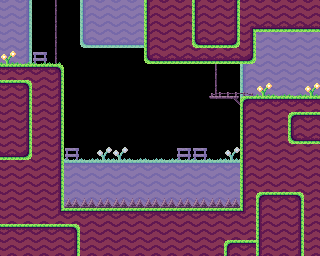

A level layout from a 2D game, rendered from its tile map. Below: a short description, then the map file with its tile-grid data intact:
An orthogonal 20x16 tile map with 16x16 px tiles, 2 tile layers (BackTiles, Tiles) and 13 objects (6x ground, 2x place_allow, player, exit, spike, ...).

<map version="1.10" tiledversion="1.11.2" orientation="orthogonal" renderorder="right-down" width="20" height="16" tilewidth="16" tileheight="16" infinite="0" nextlayerid="6" nextobjectid="92">
 <editorsettings>
  <export target="level10.lua" format="lua" />
 </editorsettings>
 <properties>
  <property name="DEBUG" type="bool" value="false" />
  <property name="crate" type="int" value="0" />
  <property name="dialog_name" value="none" />
  <property name="level_name" value="graceful descent" />
  <property name="orb" type="int" value="1" />
  <property name="platform" type="int" value="1" />
  <property name="springboard" type="int" value="1" />
  <property name="yellowkey" type="int" value="0" />
 </properties>
 <tileset firstgid="1" name="tiles" tilewidth="16" tileheight="16" tilecount="256" columns="16">
  <image source="../graphics/tiles.png" width="256" height="256" />
 </tileset>
 <layer id="5" name="BackTiles" width="20" height="16" tintcolor="#ffffff">
  <data encoding="csv">
23,24,0,66,0,22,23,23,23,0,0,0,0,0,0,0,0,0,0,0,
23,24,0,66,0,22,23,23,23,0,0,0,0,0,0,0,0,0,0,0,
23,24,0,66,0,38,39,39,39,0,0,0,18,0,18,0,23,23,23,23,
23,24,52,66,0,0,0,0,0,0,0,0,0,0,0,23,23,23,23,23,
0,0,0,0,0,0,0,0,0,0,0,0,0,66,0,22,23,23,23,23,
0,18,0,0,0,0,0,0,0,0,0,0,0,66,0,22,23,23,23,23,
0,0,0,0,0,0,0,0,0,0,0,0,0,0,0,22,0,0,0,0,
0,0,0,0,0,0,0,0,0,0,0,0,0,0,0,0,0,0,18,0,
0,0,0,0,0,0,0,0,0,0,0,0,0,0,0,0,0,0,18,0,
0,18,0,0,28,28,27,27,28,28,28,28,28,28,27,0,0,0,0,0,
0,0,0,0,7,7,7,7,7,7,7,7,7,7,7,0,0,0,0,0,
0,0,0,0,23,23,23,23,23,23,23,23,23,23,23,0,0,0,0,0,
0,0,0,0,23,23,23,23,23,23,23,23,23,23,23,0,18,0,18,0,
0,0,0,0,0,0,0,0,0,0,0,0,0,0,0,0,0,0,0,0,
0,0,0,0,18,0,0,0,0,0,0,0,0,0,0,0,0,0,0,0,
0,0,0,0,0,0,0,0,0,0,0,0,0,0,18,0,0,0,0,0
</data>
 </layer>
 <layer id="1" name="Tiles" width="20" height="16">
  <data encoding="csv">
0,0,0,0,0,0,0,0,0,17,18,18,17,18,19,18,18,18,18,18,
0,0,0,0,0,0,0,0,0,17,18,18,17,18,19,20,34,34,34,34,
0,0,0,0,0,0,0,0,0,17,18,18,33,34,35,19,0,0,0,0,
68,69,69,85,0,0,0,0,0,33,34,34,34,34,34,35,0,0,0,0,
2,2,2,3,0,0,0,0,0,0,0,0,0,0,0,0,0,0,0,0,
2,3,18,19,0,0,0,0,0,0,0,0,0,101,102,103,68,69,69,68,
18,19,18,19,0,0,0,0,0,0,0,0,0,65,51,1,2,2,2,2,
18,19,18,19,0,0,0,0,0,0,0,0,0,0,0,17,18,18,1,2,
18,19,18,19,0,0,0,0,0,0,0,0,0,0,0,17,18,18,33,34,
34,35,18,19,52,0,0,0,0,0,0,52,52,0,0,17,18,18,18,18,
18,18,18,19,0,0,0,0,0,0,0,0,0,0,0,17,18,18,18,18,
18,18,18,19,0,0,0,0,0,0,0,0,0,0,0,17,18,18,18,18,
18,18,18,19,81,81,81,81,81,81,81,81,81,81,81,17,1,2,3,18,
18,18,18,36,2,2,2,2,2,2,2,2,2,2,2,37,17,18,19,18,
2,2,2,2,3,18,18,18,18,18,18,18,18,18,18,18,17,18,19,18,
18,18,18,18,19,18,18,18,18,18,18,18,18,18,1,2,17,18,19,18
</data>
 </layer>
 <objectgroup id="2" name="Objects">
  <object id="4" type="player" x="24" y="48" width="16" height="16" />
  <object id="6" type="exit" x="280" y="80" width="16" height="16" />
  <object id="58" type="ground" x="0" y="208" width="320" height="48" />
  <object id="81" type="ground" x="0" y="64" width="64" height="144" />
  <object id="83" type="ground" x="144" y="0" width="112" height="64" />
  <object id="84" type="ground" x="240" y="96" width="80" height="112" />
  <object id="85" type="spike" x="64" y="204" width="144" height="4" />
  <object id="88" type="door" x="240" y="64" width="16" height="32">
   <properties>
    <property name="color" value="yellow" />
    <property name="dir" value="ver" />
   </properties>
  </object>
  <object id="89" type="ground" x="208" y="96" width="32" height="4">
   <properties>
    <property name="oneway" value="up" />
   </properties>
  </object>
  <object id="90" type="ground" x="256" y="0" width="64" height="32" />
  <object id="91" type="key" x="176" y="80" width="16" height="16">
   <properties>
    <property name="color" value="yellow" />
   </properties>
  </object>
 </objectgroup>
 <objectgroup color="#18abcc" id="4" name="Allow">
  <object id="69" type="place_allow" x="80" y="64" width="48" height="48" />
  <object id="86" type="place_allow" x="160" y="128" width="32" height="32" />
 </objectgroup>
</map>
